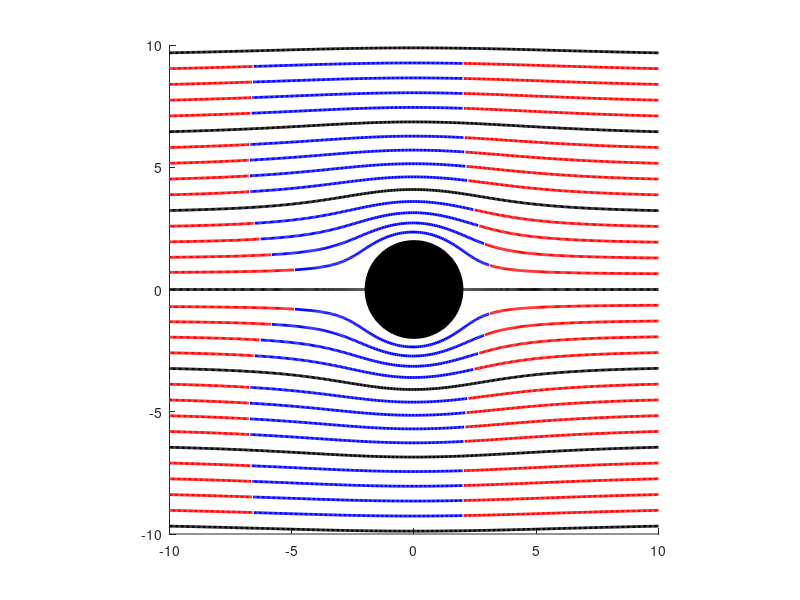

The MATLAB source for this figure:
clear all, close all

%-- PARAMETERS -------------------------------------------------------
% general
    U = -0.5;
    a = 2.0;
    %gamma = + 4*pi*a*U*0.25;   %positive for clockwise 
    %gamma = - 4*pi*a*U*1.0;   %negative for anticlockwise
    gamma = 0;                %zero for no circulation
% for streaklines
    nlines = 31;
    dt = 0.1;
    ntime = 1000;
    nsplit = 6;
    interv = floor(ntime/nsplit);
    off =floor(interv/20); % tra 0 e interv
%-- PARAMETERS -------------------------------------------------------


%-- SETTING DOMAIN --------------------------------------------------
% domain limits
    xdom = [-10,10];
    ydom = [-10,10];
 % building cylinder in the middle
    npoints = 100;
    interi=linspace(0,npoints,npoints)';
    theta=2*pi*interi/npoints;
    xtheta = a*cos(theta);
    ytheta = a*sin(theta);
%-- SETTING DOMAIN --------------------------------------------------



%-- STREAKLINES -----------------------------------------------------
% setting starting points
    dy = (ydom(2)-ydom(1))/nlines;
    y0 = [linspace(-dy*(nlines-1)/2,0,(nlines+1)/2)'; 
          linspace(dy,dy*(nlines-1)/2,(nlines-1)/2)']; 
    x0 = ones(nlines,1)*xdom(2);
% compute their time evolution
    x = [x0,zeros(nlines,ntime-1)];
    y = [y0,zeros(nlines,ntime-1)];
    for k=2:ntime
        for i=1:nlines
            r0 = sqrt( x(i,k-1)^2+y(i,k-1)^2 );
            o0 = atan2( y(i,k-1), x(i,k-1) );
            ur = +   U*(1-a^2/r0^2)*cos(o0);
            uo = - ( U*(1+a^2/r0^2)*sin(o0) + gamma/(2*pi*r0) );
            ux = ur*cos(o0) - uo*sin(o0);
            uy = ur*sin(o0) + uo*cos(o0);
            x(i,k) = x(i,k-1) + ux*dt;
            y(i,k) = y(i,k-1) + uy*dt;
            if (x(i,k)^2+ y(i,k)^2>a^2+0.01)
            else
                x(i,k)=-a-0.01;
            end
        end
    end
% plot
    % set figure
    figure(1)
    hold on
    axis equal
    xlim(xdom)
    ylim(ydom)
    fill(xtheta,ytheta,'k','HandleVisibility','off')
    % draw streaklines with proper color splitting
    for i=1:nlines
        if (mod( abs(i-(nlines+1)/2),5 ) == 0)
                plot(x(i,:),y(i,:),'-k','LineWidth',2)
        else
            for j=1:nsplit
                xplot = x(i,max([1,1+interv*(j-1)-off]):interv*j-off);
                yplot = y(i,max([1,1+interv*(j-1)-off]):interv*j-off);
                if (mod(j,2) == 0)
                    plot(xplot,yplot,'-b','LineWidth',2)
                else
                    plot(xplot,yplot,'-r','LineWidth',2)
                end
            end
        end
    end
%-- STREAKLINES -----------------------------------------------------
